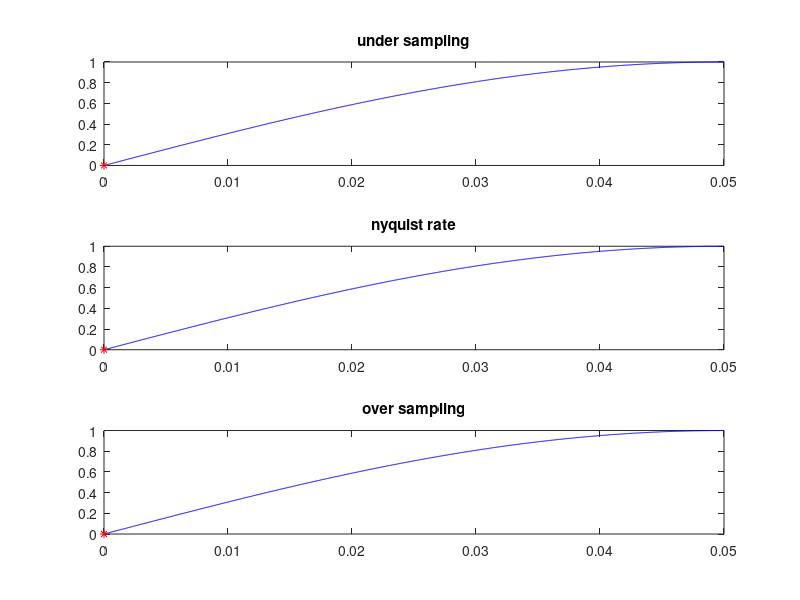

Write the MATLAB code that produced this figure.
clc; % clear screen
clear all; % clear work space
close all; % close all figure windows
tfinal = 0.05; % define final value of time vector
t= 0:0.00005:tfinal; % define time vector for analog signal
fd= input('enter the analog frequency = '); % enter the analog frequency
xt = sin(2*pi*fd*t);
% define analog signal
fs1 = 1.3*fd;% simulate condition for under sampling
n1= 0: 1/fs1: tfinal;
% define time vector for discrete signal
xn = sin(2*pi*n1*fd);% to generate under sampled signal
subplot(3,1,1);
plot(t,xt,'b',n1,xn,'r*-');% plot the analog and sampled signal
title('under sampling');
fs2= 2*fd;% simulate condition for nyquist rate
n2= 0:1/fs2:tfinal; % define time vector for discrete signal
xn = sin(2*pi*n2*fd);% to generate under sampled signal
subplot(3,1,2);
plot(t,xt,'b',n2,xn,'r*-');% plot the analog and sampled signal
title('nyquist rate');
fs3 = 2.5*fd;% simulate condition for over sampling
n3= 0:1/fs3:tfinal;% define time vector for disretesignal
xn = sin(2*pi*n3*fd);%generate over sampling signal
subplot(3,1,3);
plot(t,xt,'b',n3,xn,'r*-');% plot the analog and sampled signal
title('over sampling');

